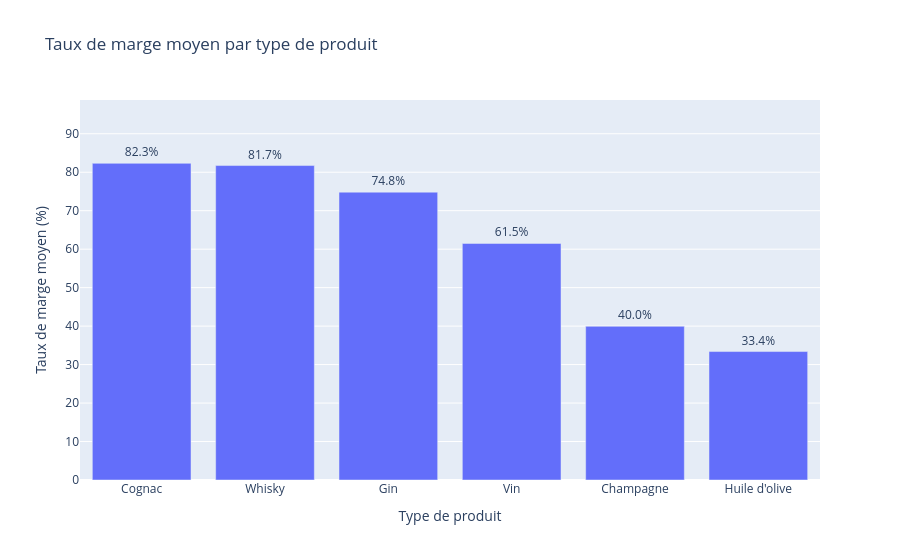

Notebook code cell kept with this figure:
### Code cell
#Création d'un dataframe avec le taux de marge moyen par type de produit
df_marge_par_type = (
    df_taux_pos.groupby("product_type", dropna=False)["taux_marge"]
    .mean()
    .reset_index()
)

# en % pour lecture facile
df_marge_par_type["taux_marge_pct"] = df_marge_par_type["taux_marge"] * 100
df_marge_par_type.sort_values("taux_marge_pct", ascending=False)
#Affichage dans un graphique du taux de marge par type de produit
fig = px.bar(
    df_marge_par_type.sort_values("taux_marge_pct", ascending=False),
    x="product_type",
    y="taux_marge_pct",
    title="Taux de marge moyen par type de produit",
    labels={"product_type": "Type de produit", "taux_marge_pct": "Taux de marge moyen (%)"}
)

fig.update_traces(texttemplate="%{y:.1f}%", textposition="outside")
fig.update_layout(yaxis_range=[0, df_marge_par_type["taux_marge_pct"].max() * 1.2])
fig.show()

### Figure 1 — Plotly figure (JSON) as saved in the notebook; plotly's stock layout.template omitted (floating-point values rounded to 4 significant figures)
{"data": [{"alignmentgroup": "True", "hovertemplate": "Type de produit=%{x}<br>Taux de marge moyen (%)=%{y}<extra></extra>", "legendgroup": "", "marker": {"color": "#636efa", "pattern": {"shape": ""}}, "name": "", "offsetgroup": "", "orientation": "v", "showlegend": false, "textposition": "outside", "texttemplate": "%{y:.1f}%", "type": "bar", "x": ["Cognac", "Whisky", "Gin", "Vin", null, "Champagne", "Huile d'olive"], "xaxis": "x", "y": [82.32, 81.74, 74.83, 61.5, 56.64, 39.95, 33.39], "yaxis": "y"}], "layout": {"barmode": "relative", "legend": {"tracegroupgap": 0}, "title": {"text": "Taux de marge moyen par type de produit"}, "xaxis": {"anchor": "y", "domain": [0, 1], "title": {"text": "Type de produit"}}, "yaxis": {"anchor": "x", "domain": [0, 1], "range": [0, 98.78], "title": {"text": "Taux de marge moyen (%)"}}}}
